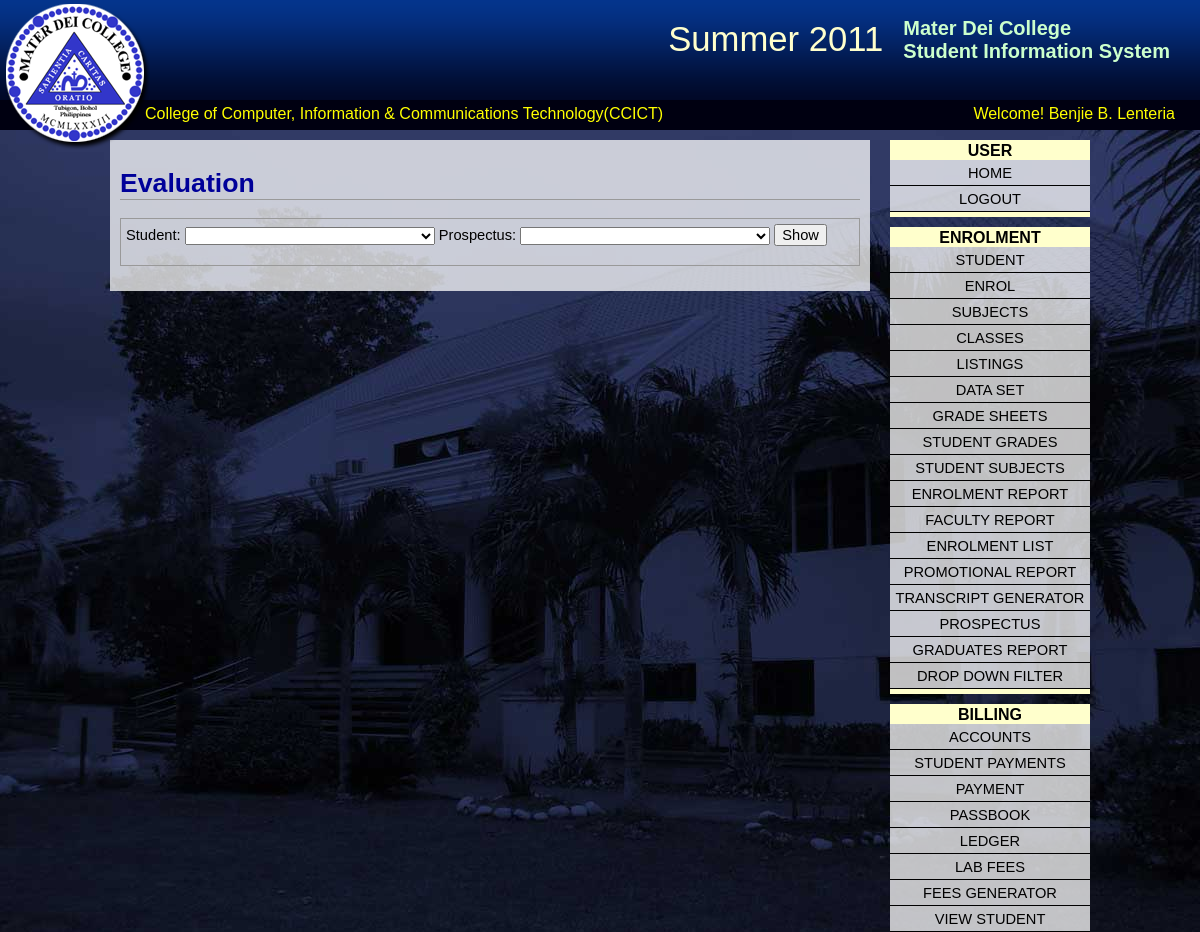
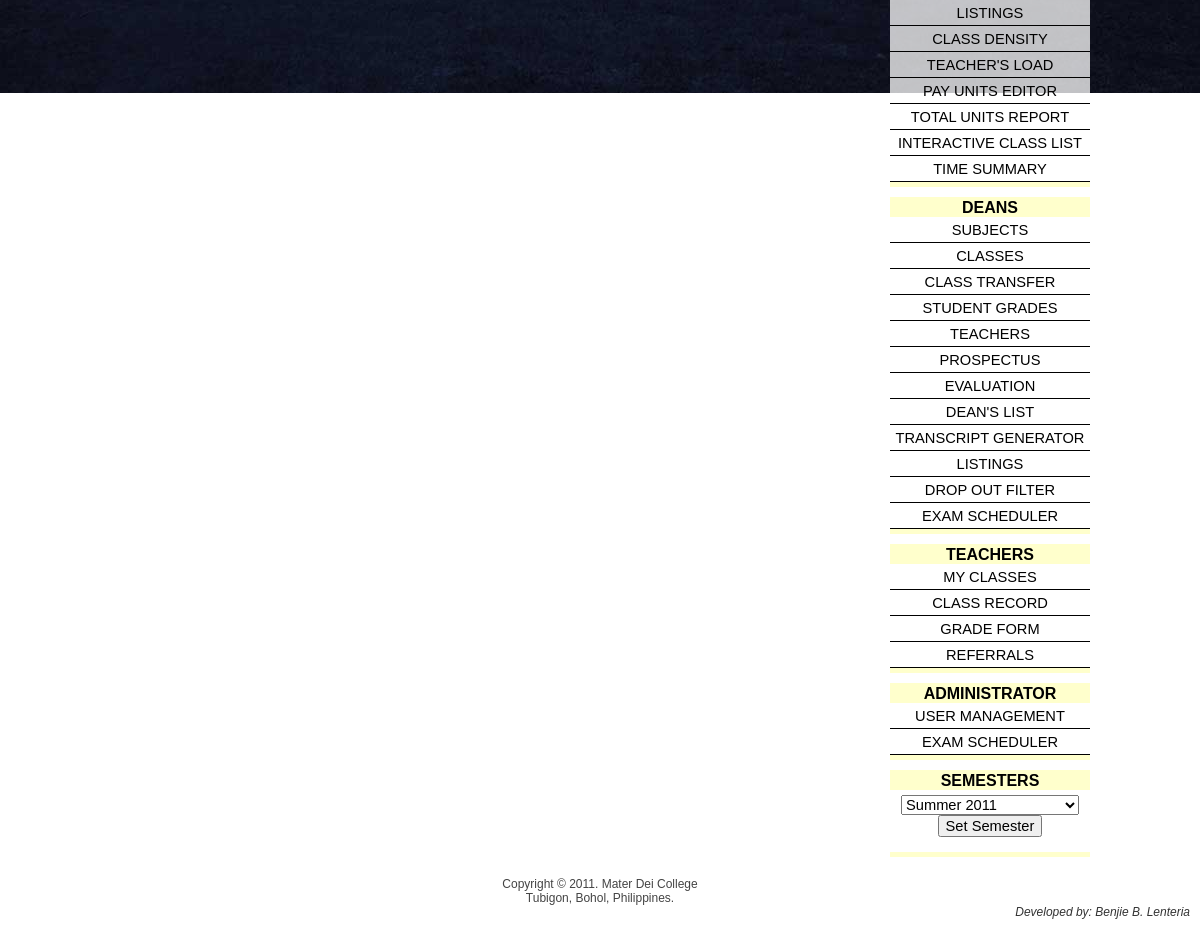
Page /index.php?page=evaluation (signed in) on the earlier database version (2 pictures, top to bottom).
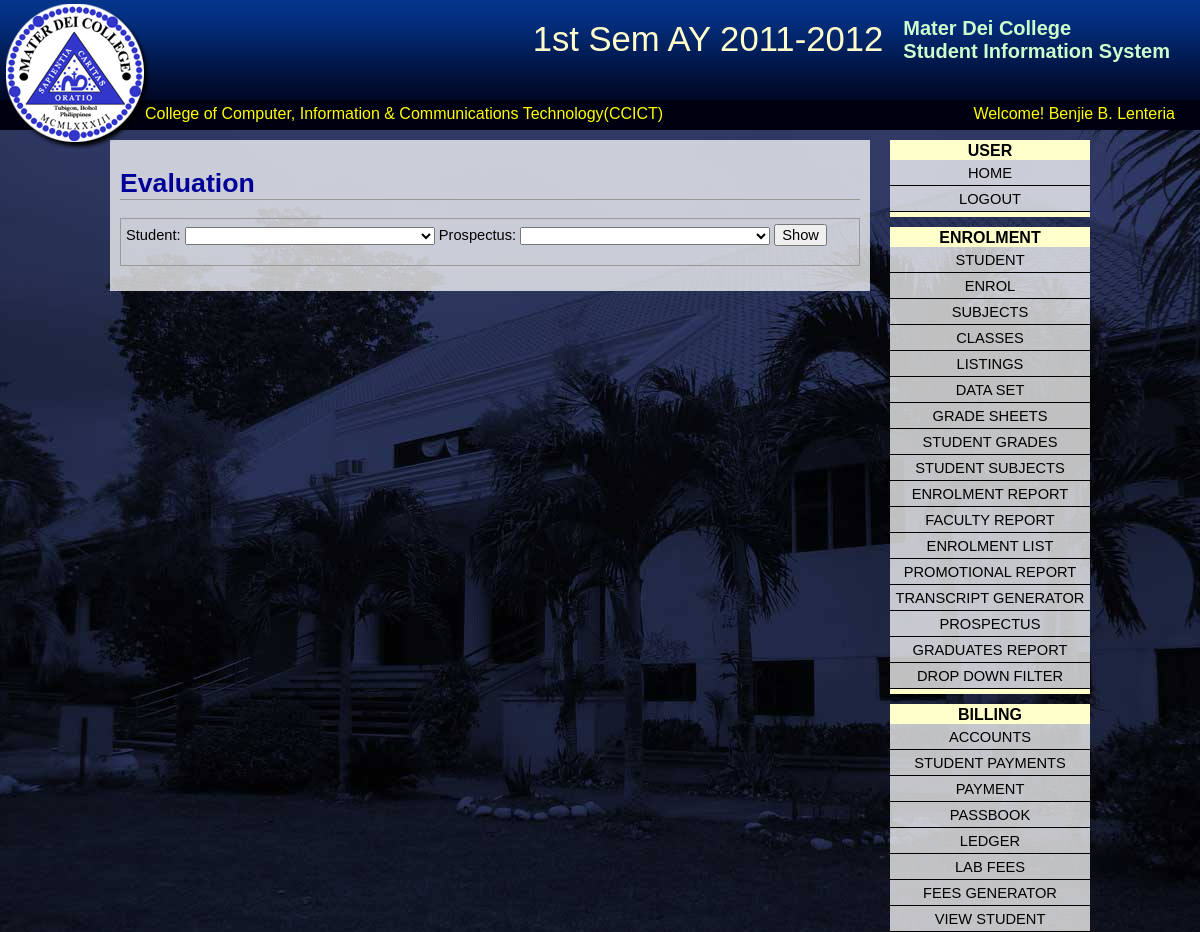
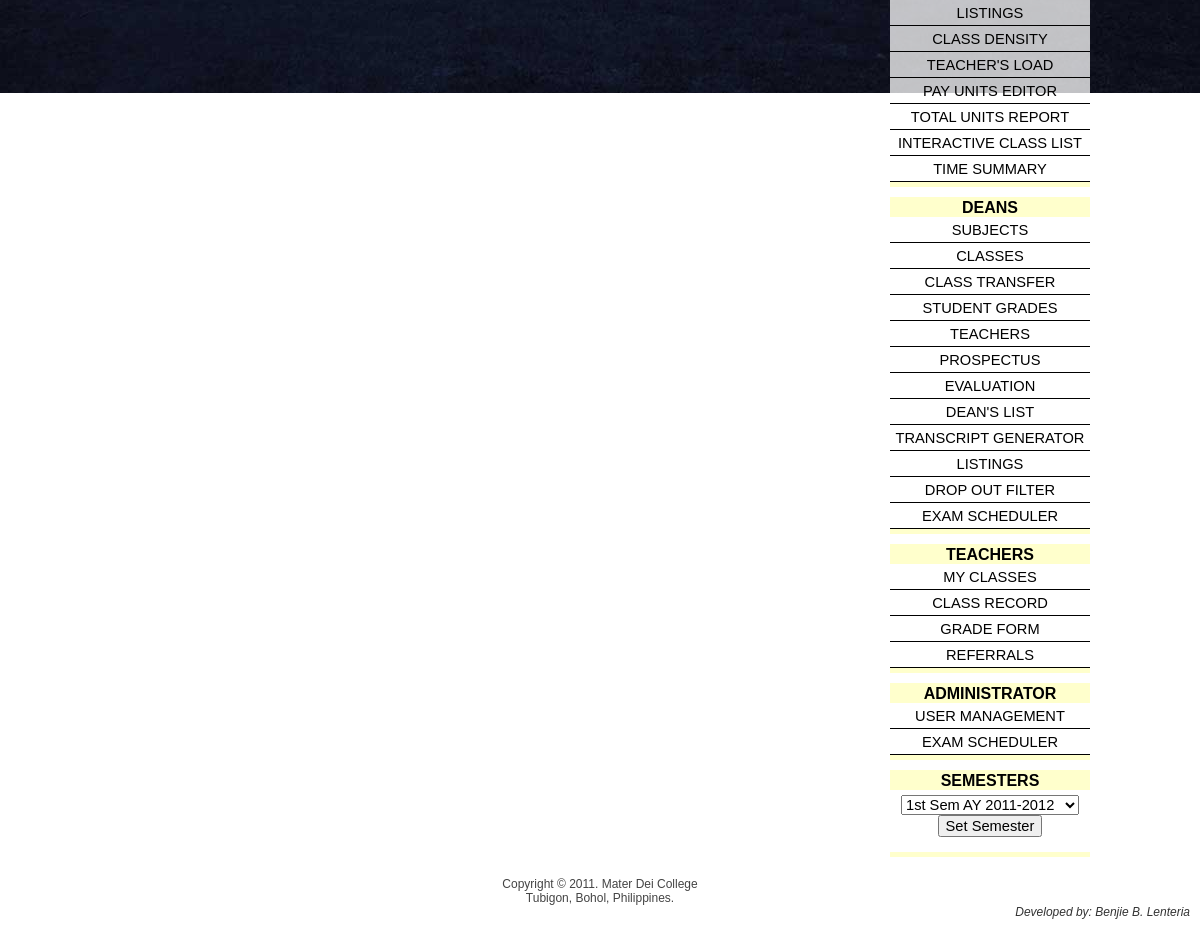
Same page on the later database version (2 pictures, top to bottom).
### tables this page shows
CREATE TABLE IF NOT EXISTS `sems` (
  `sem_code` int(4) unsigned zerofill NOT NULL AUTO_INCREMENT,
  `sem` varchar(20) NOT NULL,
  `sem_num` int(1) unsigned NOT NULL,
  PRIMARY KEY (`sem_code`)
);

### library/lister.php (the view, shortened to what this page needs)
<?php
function CreateList($name, $value_field, $display_field, $sql_statement, $style, $style2="", $multiple=0){
	$list=mysql_query($sql_statement);
	echo "<select name='$name' id='$name'";
	if($multiple) echo " multiple='multiple'";
	if(isset($_REQUEST[$name]) && empty($_REQUEST[$name])) echo " style=\"border: 1px solid red;";
	else echo "style=\"";
	if($style2) echo $style2 . "\"";
	else echo "\"";
	echo ">\n<option value=0></option>";
	while($list_row = mysql_fetch_assoc($list)){
		echo "<option value={$list_row[$value_field]} style=\"$style\"";
		if(isset($_REQUEST[$name]) && $_REQUEST[$name]==$list_row[$value_field]) echo " selected";
		echo ">{$list_row[$display_field]}</option>\n";
	}
	echo "</select>\n";
}
?>

### index.php (shortened to what this page needs)
<?php
	function getSemester($sem_code){
		$sem=mysql_query("SELECT sem FROM sems WHERE sem_code=$sem_code");
		$semr=mysql_fetch_row($sem);
		echo $semr[0];
	}
?>
<html>
<head><title>Student Information System</title>
<link href="css/main.css" rel="stylesheet" type="text/css">
</head>
<body>
<div id="heading">
	<div id="logo"></div>
    <div id="title">
    	<h2>Mater Dei College <br/ >Student Information System</h2>
    </div>
	<div id="sem">
		<?php if(isset($_SESSION['sem_code'])) getSemester($_SESSION['sem_code']);?>
	</div>
</div>
<div id="strip">
    <div id="college">
	<?php
	if(isset($_SESSION['clg_no'])){
		$cg = mysql_query("SELECT college, acrnm FROM colleges WHERE clg_no={$_SESSION['clg_no']}");
		$cgr=mysql_fetch_assoc($cg);
		echo $cgr['college'] . "(" . $cgr['acrnm'] . ")";
	}
	?>
    </div>
	<div id="user">
	<?php
	if(isset($_SESSION['fullname'])){
		echo "Welcome! " . $_SESSION['fullname'];
	}
	?>
	</div>
</div>
<div id="wrapper">
   	<?php
		if(isset($_GET['page'])){
			echo "<div id='widget_area'>";
			include("widgets/user_widget.php");
			$md = mysql_query("SELECT * FROM modules NATURAL JOIN modassgn WHERE user='{$_SESSION['user']}'");
			while($mdr=mysql_fetch_assoc($md)){
				if(file_exists("widgets/" . $mdr['module'] . "_widget.php"))
					include("widgets/" . $mdr['module'] . "_widget.php");
			}
			include("widgets/semesters_widget.php");
			echo "</div>";
			echo "<div id='container'>";
			if(isset($_SESSION[$_GET['page']])){
				if(file_exists("pages/" . $_GET['page'] . ".php"))
				include("pages/" . $_GET['page'] . ".php");
				echo "</div>";
			}
		}else{
			include("pages/login.php");
		}
	?>
</div>
<div id="footer1">
	Copyright &copy; 2011. Mater Dei College<br/ >
    Tubigon, Bohol, Philippines.<br/>
    <span style="float: right; color: #333; font-size: 9pt; margin-right: 10px;font-style: oblique">Developed by: Benjie B. Lenteria</span>
</div>
</body>
</html>

### widgets/semesters_widget.php (shortened to what this page needs)
<?php
$sems = mysql_query("SELECT * FROM sems ORDER BY sem_code DESC");
echo "<div class='widget'>\n";
echo "<div class='widget_head'>Semesters</div>\n";
echo "<form method='post' action=''>\n";
echo "<center>";
echo "<select name='sem_code' style='margin-top: 5px;'>\n";
while($semrow=mysql_fetch_assoc($sems)){
	echo "<option value='{$semrow['sem_code']}'>{$semrow['sem']}</option>\n";
}
echo "</select>\n";
echo "<input type='submit' name='submit_set_semester' value='Set Semester'>\n</form>";
echo "</div>";
?>

Differences in the rows shown:
no longer on this page (row unchanged): sems: sem "Summer 2011"
added sems: sem "1st Sem AY 2011-2012"
Other differences:
form field sem_code: "Summer 2011" → "1st Sem AY 2011-2012"
